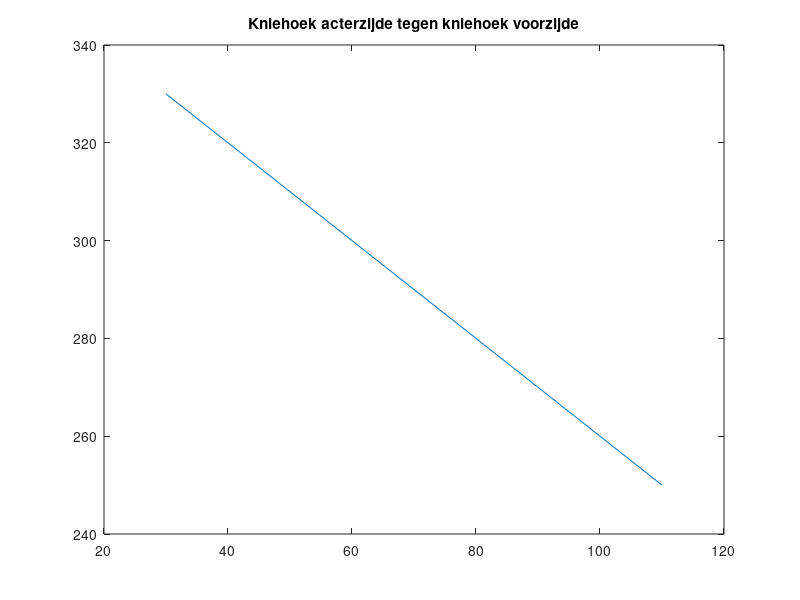

Write MATLAB code to recreate this figure. (Note: this script raises an error after producing the figure.)
% Gegeven onderstaande code waarmee je de kniehoek in graden, gemeten
% aan de achterzijde, tijdens een kniebeweging genereert. 
% 
% Bepaal met  behulp van een lus (while/for) de gelijktijdig optredende 
% kniehoek aan de voorzijde. 
% Zet deze kniehoek in een variabele met de naam phiVoor.
% Plot de kniehoek aan de achterzijde tegen de kniehoek aan de 
% voorzijde (y-as)
%
% Geef de plot de titel "Kniehoek acterzijde tegen kniehoek voorzijde"
% en geef de x-as en y-as een naam.

close all
kniehoekAchter = [30 35 39 43 49 59 62 80 110];

% De oplossing:
phiVoor = zeros(size(kniehoekAchter));
for i = 1:size(kniehoekAchter,2)
    phiVoor(i) = 360-kniehoekAchter(i);
end    
figure
plot(kniehoekAchter,phiVoor)
title("Kniehoek acterzijde tegen kniehoek voorzijde");
xlable('kniehoek achter');
ylable('kniehoek voor');
